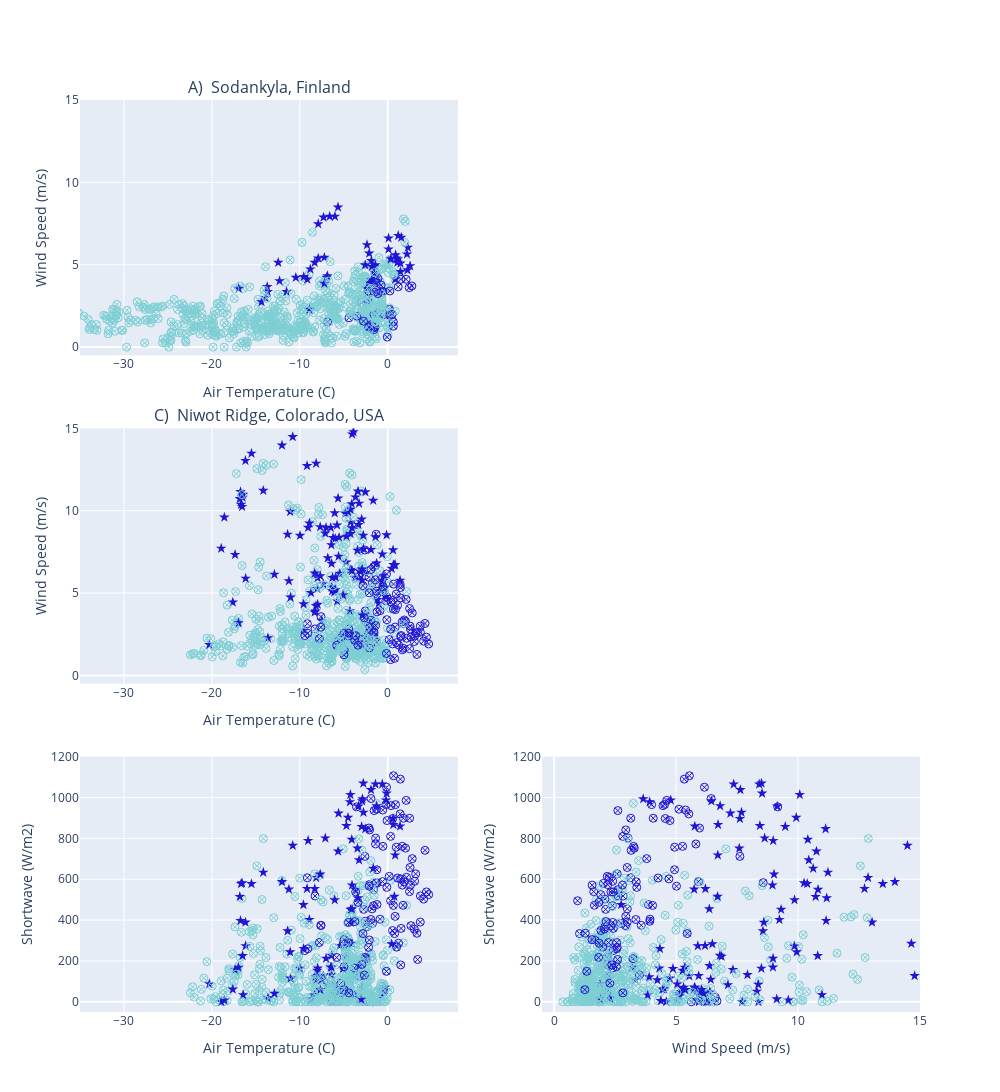

Notebook cell for this chart:
### Markdown cell above
## Together

### Code cell
fig = make_subplots(rows=3, cols=2, 
                    subplot_titles=(namesod, '', nameniwot), 
                    shared_xaxes=False, shared_yaxes=False, 
                    vertical_spacing=0.08, horizontal_spacing=0.1,
)

markersize = 8

# Sodankyla (only temp x wind)
fig.add_trace(
    go.Scatter(
        x = sod_df_sub['temp'],
        y = sod_df_sub['windspeed'],
        mode='markers',
        marker=dict(
        size=markersize,
        color=sod_df_sub['CD'], 
        colorscale=colorscaled, 
        symbol=sod_df_sub['Classsymbol'],
        showscale=False,
        )
    ), row=1, col=1
)

fig.update_xaxes(title_text = nametemp, range=[-35,8], row=1, col=1) 
fig.update_yaxes(title_text = namewind, range=[-.5,15], row=1, col=1) 


# Niwot, full scatter matrix 
fig.add_trace(
    go.Scatter(
        x = niwot_df_sub['temp'],
        y = niwot_df_sub['windspeed'],
        mode='markers',
        marker=dict(
        size=markersize,
        color=niwot_df_sub['CD'], 
        colorscale=colorscaled, 
        symbol=niwot_df_sub['Classsymbol'],
        showscale=False
        )
    ), row=2, col=1
)

fig.update_xaxes(title_text = nametemp, range=[-35,8], row=2, col=1) 
fig.update_yaxes(title_text = namewind, range=[-.5,15], row=2, col=1) 

fig.add_trace(
    go.Scatter(
        x = niwot_df_sub['temp'],
        y = niwot_df_sub['shortwave'],
        mode='markers',
        marker=dict(
        size=markersize,
        color=niwot_df_sub['CD'], 
        colorscale=colorscaled, 
        symbol=niwot_df_sub['Classsymbol'],
        showscale=False
        )
    ), row=3, col=1
)

fig.update_xaxes(title_text = nametemp, range=[-35,8], row=3, col=1) 
fig.update_yaxes(title_text = nameSW, range=[-50,1200], row=3, col=1)

fig.add_trace(
    go.Scatter(
        x = niwot_df_sub['windspeed'],
        y = niwot_df_sub['shortwave'],
        mode='markers',
        marker=dict(
        size=markersize,
        color=niwot_df_sub['CD'], 
        colorscale=colorscaled, 
        symbol=niwot_df_sub['Classsymbol'],
        showscale=False,
        )
    ), row=3, col=2
)

fig.update_xaxes(title_text = namewind, range=[-.5,15], row=3, col=2) 
fig.update_yaxes(title_text = nameSW, range=[-50,1200], row=3, col=2)

fig.update_layout(title='', width=1000, height=1200, showlegend=False)
fig.show()

### Figure 1 — Plotly figure (JSON) as saved in the notebook; plotly's stock layout.template omitted (floating-point values rounded to 4 significant figures; data arrays with more than 128 entries replaced by an {"elided": "..."} marker saying what was removed)
{"data": [{"marker": {"color": {"elided": "676 int values"}, "colorscale": [[0, "#1F15D5"], [1, "#7dcfd4"]], "showscale": false, "size": 8, "symbol": {"elided": "676 int values"}}, "mode": "markers", "type": "scatter", "x": {"elided": "676 float values"}, "xaxis": "x", "y": {"elided": "676 float values"}, "yaxis": "y"}, {"marker": {"color": {"elided": "695 int values"}, "colorscale": [[0, "#1F15D5"], [1, "#7dcfd4"]], "showscale": false, "size": 8, "symbol": {"elided": "695 int values"}}, "mode": "markers", "type": "scatter", "x": {"elided": "695 float values"}, "xaxis": "x3", "y": {"elided": "695 float values"}, "yaxis": "y3"}, {"marker": {"color": {"elided": "695 int values"}, "colorscale": [[0, "#1F15D5"], [1, "#7dcfd4"]], "showscale": false, "size": 8, "symbol": {"elided": "695 int values"}}, "mode": "markers", "type": "scatter", "x": {"elided": "695 float values"}, "xaxis": "x5", "y": {"elided": "695 float values"}, "yaxis": "y5"}, {"marker": {"color": {"elided": "695 int values"}, "colorscale": [[0, "#1F15D5"], [1, "#7dcfd4"]], "showscale": false, "size": 8, "symbol": {"elided": "695 int values"}}, "mode": "markers", "type": "scatter", "x": {"elided": "695 float values"}, "xaxis": "x6", "y": {"elided": "695 float values"}, "yaxis": "y6"}], "layout": {"annotations": [{"font": {"size": 16}, "showarrow": false, "text": "A)  Sodankyla, Finland", "x": 0.225, "xanchor": "center", "xref": "paper", "y": 1, "yanchor": "bottom", "yref": "paper"}, {"font": {"size": 16}, "showarrow": false, "text": "C)  Niwot Ridge, Colorado, USA", "x": 0.225, "xanchor": "center", "xref": "paper", "y": 0.64, "yanchor": "bottom", "yref": "paper"}], "height": 1200, "showlegend": false, "title": {"text": ""}, "width": 1000, "xaxis": {"anchor": "y", "domain": [0, 0.45], "range": [-35, 8], "title": {"text": "Air Temperature (C)"}}, "xaxis2": {"anchor": "y2", "domain": [0.55, 1]}, "xaxis3": {"anchor": "y3", "domain": [0, 0.45], "range": [-35, 8], "title": {"text": "Air Temperature (C)"}}, "xaxis4": {"anchor": "y4", "domain": [0.55, 1]}, "xaxis5": {"anchor": "y5", "domain": [0, 0.45], "range": [-35, 8], "title": {"text": "Air Temperature (C)"}}, "xaxis6": {"anchor": "y6", "domain": [0.55, 1], "range": [-0.5, 15], "title": {"text": "Wind Speed (m/s)"}}, "yaxis": {"anchor": "x", "domain": [0.72, 1], "range": [-0.5, 15], "title": {"text": "Wind Speed (m/s)"}}, "yaxis2": {"anchor": "x2", "domain": [0.72, 1]}, "yaxis3": {"anchor": "x3", "domain": [0.36, 0.64], "range": [-0.5, 15], "title": {"text": "Wind Speed (m/s)"}}, "yaxis4": {"anchor": "x4", "domain": [0.36, 0.64]}, "yaxis5": {"anchor": "x5", "domain": [0, 0.28], "range": [-50, 1200], "title": {"text": "Shortwave (W/m2)"}}, "yaxis6": {"anchor": "x6", "domain": [0, 0.28], "range": [-50, 1200], "title": {"text": "Shortwave (W/m2)"}}}}
